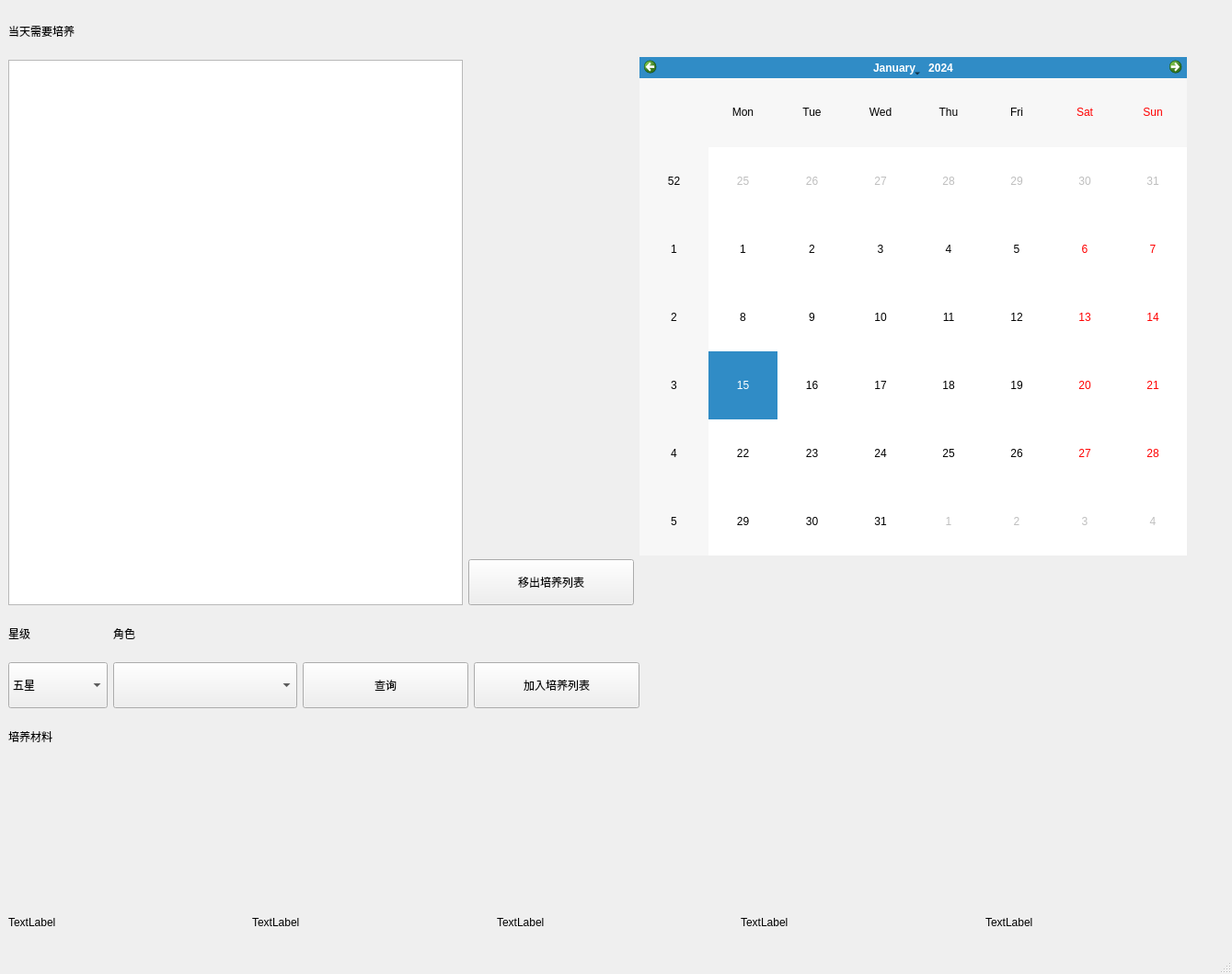
<?xml version="1.0" encoding="UTF-8"?>
<ui version="4.0">
 <class>MainWindow</class>
 <widget class="QMainWindow" name="MainWindow">
  <property name="geometry">
   <rect>
    <x>0</x>
    <y>0</y>
    <width>1339</width>
    <height>1059</height>
   </rect>
  </property>
  <property name="windowTitle">
   <string>Genshin</string>
  </property>
  <widget class="QWidget" name="centralwidget">
   <layout class="QGridLayout" name="gridLayout_6">
    <item row="3" column="0" colspan="3">
     <layout class="QGridLayout" name="gridLayout_2">
      <item row="0" column="0">
       <widget class="QLabel" name="label_4">
        <property name="minimumSize">
         <size>
          <width>96</width>
          <height>50</height>
         </size>
        </property>
        <property name="text">
         <string>培养材料</string>
        </property>
       </widget>
      </item>
      <item row="1" column="0">
       <layout class="QGridLayout" name="gridLayout">
        <item row="0" column="3">
         <widget class="QLabel" name="piclabel_4">
          <property name="minimumSize">
           <size>
            <width>180</width>
            <height>140</height>
           </size>
          </property>
          <property name="text">
           <string/>
          </property>
         </widget>
        </item>
        <item row="1" column="2">
         <widget class="QLabel" name="textlabel_3">
          <property name="minimumSize">
           <size>
            <width>180</width>
            <height>50</height>
           </size>
          </property>
          <property name="text">
           <string>TextLabel</string>
          </property>
         </widget>
        </item>
        <item row="1" column="3">
         <widget class="QLabel" name="textlabel_4">
          <property name="minimumSize">
           <size>
            <width>180</width>
            <height>50</height>
           </size>
          </property>
          <property name="text">
           <string>TextLabel</string>
          </property>
         </widget>
        </item>
        <item row="0" column="4">
         <widget class="QLabel" name="piclabel_5">
          <property name="minimumSize">
           <size>
            <width>180</width>
            <height>140</height>
           </size>
          </property>
          <property name="text">
           <string/>
          </property>
         </widget>
        </item>
        <item row="1" column="0">
         <widget class="QLabel" name="textlabel_1">
          <property name="minimumSize">
           <size>
            <width>180</width>
            <height>50</height>
           </size>
          </property>
          <property name="text">
           <string>TextLabel</string>
          </property>
         </widget>
        </item>
        <item row="1" column="1">
         <widget class="QLabel" name="textlabel_2">
          <property name="minimumSize">
           <size>
            <width>180</width>
            <height>50</height>
           </size>
          </property>
          <property name="text">
           <string>TextLabel</string>
          </property>
         </widget>
        </item>
        <item row="1" column="4">
         <widget class="QLabel" name="textlabel_5">
          <property name="minimumSize">
           <size>
            <width>180</width>
            <height>50</height>
           </size>
          </property>
          <property name="text">
           <string>TextLabel</string>
          </property>
         </widget>
        </item>
        <item row="0" column="0">
         <widget class="QLabel" name="piclabel_1">
          <property name="minimumSize">
           <size>
            <width>180</width>
            <height>140</height>
           </size>
          </property>
          <property name="text">
           <string/>
          </property>
         </widget>
        </item>
        <item row="0" column="2">
         <widget class="QLabel" name="piclabel_3">
          <property name="minimumSize">
           <size>
            <width>180</width>
            <height>140</height>
           </size>
          </property>
          <property name="text">
           <string/>
          </property>
         </widget>
        </item>
        <item row="0" column="1">
         <widget class="QLabel" name="piclabel_2">
          <property name="minimumSize">
           <size>
            <width>180</width>
            <height>140</height>
           </size>
          </property>
          <property name="text">
           <string/>
          </property>
         </widget>
        </item>
       </layout>
      </item>
     </layout>
    </item>
    <item row="0" column="0">
     <layout class="QGridLayout" name="gridLayout_4">
      <item row="1" column="0" rowspan="2">
       <widget class="QColumnView" name="columnView">
        <property name="minimumSize">
         <size>
          <width>281</width>
          <height>381</height>
         </size>
        </property>
       </widget>
      </item>
      <item row="2" column="1">
       <widget class="QPushButton" name="remove_button">
        <property name="minimumSize">
         <size>
          <width>180</width>
          <height>50</height>
         </size>
        </property>
        <property name="text">
         <string>移出培养列表</string>
        </property>
       </widget>
      </item>
      <item row="1" column="1">
       <spacer name="verticalSpacer">
        <property name="orientation">
         <enum>Qt::Vertical</enum>
        </property>
        <property name="sizeHint" stdset="0">
         <size>
          <width>20</width>
          <height>238</height>
         </size>
        </property>
       </spacer>
      </item>
      <item row="0" column="0">
       <widget class="QLabel" name="label_3">
        <property name="minimumSize">
         <size>
          <width>180</width>
          <height>50</height>
         </size>
        </property>
        <property name="text">
         <string>当天需要培养</string>
        </property>
       </widget>
      </item>
     </layout>
    </item>
    <item row="2" column="2">
     <spacer name="horizontalSpacer_2">
      <property name="orientation">
       <enum>Qt::Horizontal</enum>
      </property>
      <property name="sizeHint" stdset="0">
       <size>
        <width>580</width>
        <height>20</height>
       </size>
      </property>
     </spacer>
    </item>
    <item row="1" column="2">
     <spacer name="horizontalSpacer">
      <property name="orientation">
       <enum>Qt::Horizontal</enum>
      </property>
      <property name="sizeHint" stdset="0">
       <size>
        <width>580</width>
        <height>20</height>
       </size>
      </property>
     </spacer>
    </item>
    <item row="0" column="1" colspan="2">
     <widget class="QCalendarWidget" name="calendarWidget">
      <property name="maximumSize">
       <size>
        <width>595</width>
        <height>542</height>
       </size>
      </property>
     </widget>
    </item>
    <item row="1" column="0" rowspan="2" colspan="2">
     <layout class="QGridLayout" name="gridLayout_5">
      <item row="0" column="0" rowspan="2">
       <layout class="QGridLayout" name="gridLayout_3">
        <item row="1" column="1">
         <widget class="QComboBox" name="namelist">
          <property name="minimumSize">
           <size>
            <width>200</width>
            <height>50</height>
           </size>
          </property>
          <property name="maximumSize">
           <size>
            <width>200</width>
            <height>50</height>
           </size>
          </property>
         </widget>
        </item>
        <item row="0" column="1">
         <widget class="QLabel" name="label_2">
          <property name="minimumSize">
           <size>
            <width>108</width>
            <height>50</height>
           </size>
          </property>
          <property name="text">
           <string>角色</string>
          </property>
         </widget>
        </item>
        <item row="0" column="0">
         <widget class="QLabel" name="label">
          <property name="minimumSize">
           <size>
            <width>108</width>
            <height>50</height>
           </size>
          </property>
          <property name="text">
           <string>星级</string>
          </property>
         </widget>
        </item>
        <item row="1" column="0">
         <widget class="QComboBox" name="starchoose">
          <property name="minimumSize">
           <size>
            <width>100</width>
            <height>50</height>
           </size>
          </property>
          <property name="maximumSize">
           <size>
            <width>128</width>
            <height>50</height>
           </size>
          </property>
          <item>
           <property name="text">
            <string>五星</string>
           </property>
          </item>
          <item>
           <property name="text">
            <string>四星</string>
           </property>
          </item>
         </widget>
        </item>
       </layout>
      </item>
      <item row="0" column="1">
       <spacer name="verticalSpacer_3">
        <property name="orientation">
         <enum>Qt::Vertical</enum>
        </property>
        <property name="sizeHint" stdset="0">
         <size>
          <width>20</width>
          <height>40</height>
         </size>
        </property>
       </spacer>
      </item>
      <item row="1" column="2">
       <widget class="QPushButton" name="add_button">
        <property name="minimumSize">
         <size>
          <width>180</width>
          <height>50</height>
         </size>
        </property>
        <property name="maximumSize">
         <size>
          <width>180</width>
          <height>50</height>
         </size>
        </property>
        <property name="text">
         <string>加入培养列表</string>
        </property>
       </widget>
      </item>
      <item row="1" column="1">
       <widget class="QPushButton" name="searchitems_button">
        <property name="minimumSize">
         <size>
          <width>180</width>
          <height>50</height>
         </size>
        </property>
        <property name="maximumSize">
         <size>
          <width>180</width>
          <height>50</height>
         </size>
        </property>
        <property name="text">
         <string>查询</string>
        </property>
       </widget>
      </item>
     </layout>
    </item>
   </layout>
  </widget>
  <widget class="QMenuBar" name="menubar">
   <property name="geometry">
    <rect>
     <x>0</x>
     <y>0</y>
     <width>1339</width>
     <height>37</height>
    </rect>
   </property>
  </widget>
  <widget class="QStatusBar" name="statusbar"/>
 </widget>
 <resources/>
 <connections/>
</ui>
